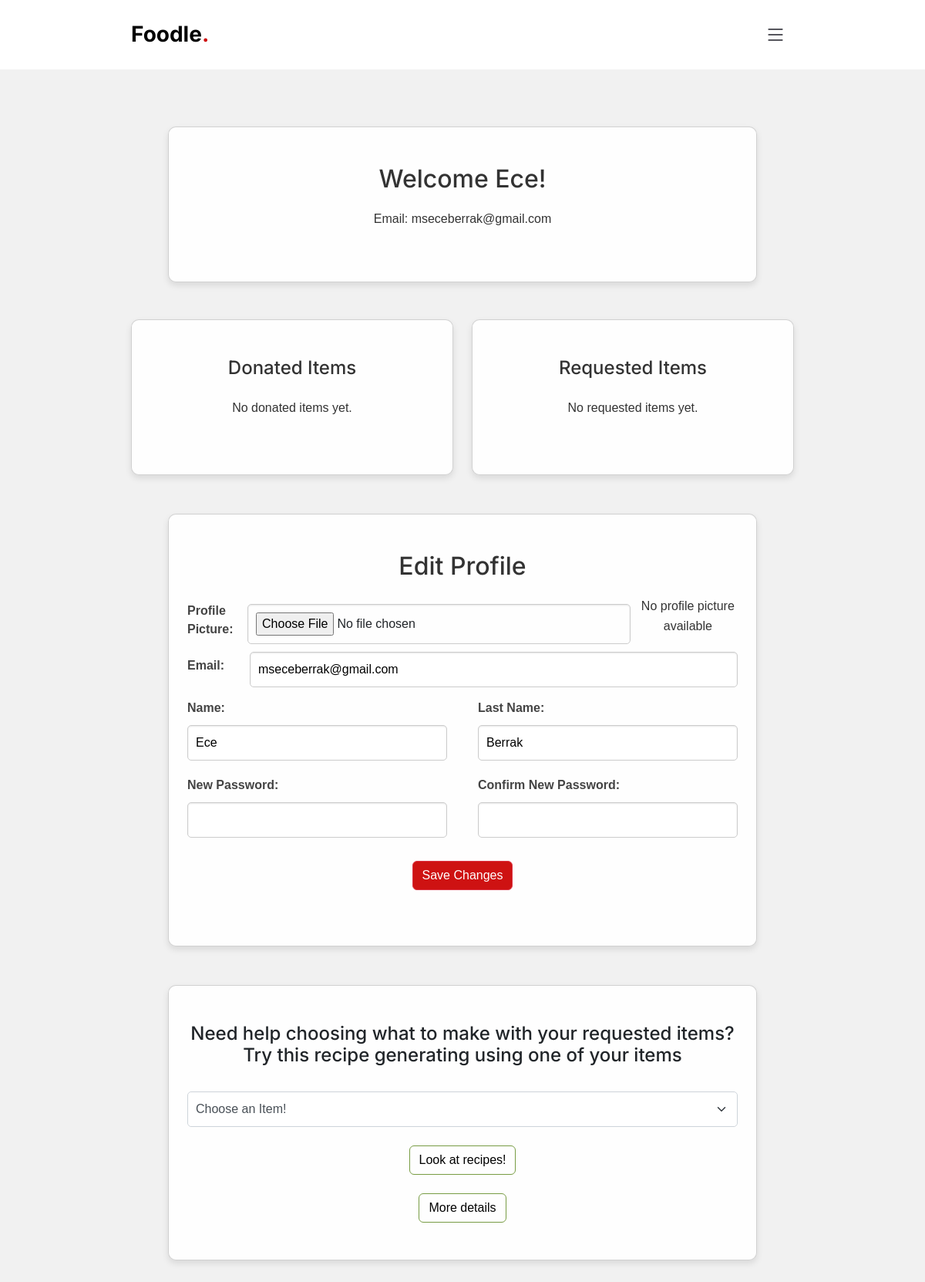
The page /profile (signed in) on the database its author committed.
### app.py (models this page shows, shortened)
class User(db.Model, UserMixin):
    id = db.Column(db.Integer, primary_key=True)
    name = db.Column(db.String(255))
    last_name = db.Column(db.String(255))
    email = db.Column(db.String(255), unique=True, nullable=False)
    password_hash = db.Column(db.String(255), nullable=False)
    email_verification_token = db.Column(db.String(255))
    is_verified = db.Column(db.Boolean, default=False)
    phoneNumber = db.Column(db.String(255))
    userdonations = db.relationship('Donation', backref='donor', lazy=True)
    profile_picture = db.Column(db.LargeBinary)
    reset_token = db.Column(db.String(255))
    donations = db.relationship('Donation', back_populates='user')

### app.py (the view, shortened to what this page needs)
@app.route('/profile', methods=['GET', 'POST'])
@login_required
def profile():
    user = current_user
    if not user.is_authenticated:
        return redirect(url_for('login'))
    donated_items = user.userdonations
    requested_items = Request.query.filter_by(email=user.email).all()
    return render_template('profile.html', user=user, donated_items=donated_items, requested_items=requested_items, retrieve_profile_picture=retrieve_profile_picture)

### app.py (called while the page is built)
@login_manager.user_loader
def load_user(user_id):
    return User.query.get(int(user_id))

### templates/profile.html (shortened to what this page needs)
{% extends "base.html" %}
{% block content %}
<br><br><br><br><br><br>
<div class="container">
    <div class="card mx-4 mx-md-5 shadow-5-strong">
        <div class="card-body py-5 px-md-4">
            <div class="row d-flex justify-content-center">
                <div class="col-md-8">
                    <div class="row align-items-center">
                        {% if user.profile_picture %}
                        <div class="col-md-4">
                            <img class="user-style-picture"
                                alt="Profile Picture" style="width: 100%; border-radius: 50%;">
                        </div>
                        <div class="col-md-8">
                            <div class="text-left">
                                <h1>Welcome {{ user.name }}!</h1>
                                <p>Email: {{ user.email }}</p>
                            </div>
                        </div>
                        {% else %}
                        <div class="col-12 text-center">
                            <h1>Welcome {{ user.name }}!</h1>
                            <p>Email: {{ user.email }}</p>
                        </div>
                        {% endif %}
                    </div>
                </div>
            </div>
        </div>
    </div>
    <div class="row mt-5">
        <div class="col-md-6 pr-1">
            <div class="card shadow-5-strong">
                <div class="card-body py-5 px-md-3 scrollable-card-body">
                    <div class="text-center">
                        <h2>Donated Items</h2>
                    </div>
                    <div class="row">
                        <div class="col">
                            {% if current_user.userdonations %}
                            <ul>
                                {% for donation in current_user.userdonations %}
                                <li>{{ donation.item_name }} - Quantity: {{ donation.quantity }} - Status: {{
                                    donation.status }}</li>
                                {% endfor %}
                            </ul>
                            {% else %}
                            <p>No donated items yet.</p>
                            {% endif %}
                        </div>
                    </div>
                </div>
            </div>
        </div>
        <div class="col-md-6 pl-1">
            <div class="card shadow-5-strong">
                <div class="card-body py-5 px-md-3 scrollable-card-body">
                    <div class="text-center">
                        <h2>Requested Items</h2>
                    </div>
                    <div class="row">
                        <div class="col">
                            {% if requested_items %}
                            <ul>
                                {% for item in requested_items %}
                                <li>{{ item.item_name }} - Quantity: {{ item.quantity }} - Status: {{ item.status }}
                                </li>
                                {% endfor %}
                            </ul>
                            {% else %}
                            <p>No requested items yet.</p>
                            {% endif %}
                        </div>
                    </div>
                </div>
            </div>
        </div>
    </div>
    <div class="card mx-4 mx-md-5 shadow-5-strong" style="margin-top: 20px; ">
        <div class="card-body py-5 px-md-4">
            <div class="row d-flex justify-content-center">
                <div class="text-center">
                    <h1>Edit Profile</h1>
                </div>
                <div class="text-right">
                    <form method="post" action="{{ url_for('profile') }}" enctype="multipart/form-data">
                        <div class="profile-container">
                            <label for="profile_picture" class="profile-label">Profile Picture:</label>
                            <input type="file" id="profile_picture" name="profile_picture" class="profile-input" style="margin-right:10px">
                            {% if user.profile_picture %}
                            <img class="profile-style-picture"
                                alt="Profile Picture" style="width: 100px; border-radius: 50%; margin-top: 10px; margin-left: 10px">
                            {% else %}
                            <p>No profile picture available</p>
                            {% endif %}
                        </div>
                        <div class="profile-container">
                            <label for="email" class="profile-label" style="margin-right:33px">Email:</label>
                            <input type="email" id="email" name="email" value="{{ user.email }}" class="profile-input">
                        </div>
                        <div class="profile-container" style="margin-top:15px">
                            <div class="profile-left-column">
                                <label for="name" class="profile-label">Name:</label>
                                <input type="text" id="name" name="name" value="{{ user.name }}" class="profile-input">
                            </div>
                            <div class="profile-right-column">
                                <label for="last_name" class="profile-label">Last Name:</label>
                                <input type="text" id="last_name" name="last_name" value="{{ user.last_name }}"
                                    class="profile-input">
                            </div>
                        </div>
                        <div class="profile-container" style="margin-top:20px">
                            <div class="profile-left-column">
                                <label for="password" class="profile-label">New Password:</label>
                                <input type="password" id="password" name="password" class="profile-input">
                            </div>
                            <div class="profile-right-column">
                                <label for="confirm_password" class="profile-label">Confirm New Password:</label>
                                <input type="password" id="confirm_password" name="confirm_password"
                                    class="profile-input">
                            </div>
                        </div>
                        <div class="profile-container" style="margin-top:30px">
                            <button type="submit" class="btn btn-danger btn-block mb-4"
                                style="display: block; margin: 0 auto;">Save Changes</button>
                        </div>
                    </form>
                </div>
            </div>
        </div>
    </div>
    <div class="card mx-4 mx-md-5 shadow-5-strong" style="margin-top: 50px; margin-bottom: 50px;">
        <div class="card-body py-5 px-md-4">
            <div class="text-center">
                <h4>Need help choosing what to make with your requested items? Try this recipe generating using one of
                    your items</h4><br>
                <form action="/profile" method="POST">
                    <select class="form-select" aria-label="Default select example" name="selected">
                        <option value="">Choose an Item!</option>
                    </select><br>
                    <button type="submit" class="btn btn-outline-success" name="recipe">Look at recipes!</button>
                </form>
                <br>
                <button type="button" class="btn btn-outline-success" data-bs-toggle="modal"
                    data-bs-target="#exampleModal">
                    More details
                </button>
            </div>
        </div>
    </div>
</div>
{%endblock%}

### static/assets/css/main.css (style rules this page uses)
.scrollable-card-body { height: 200px; overflow-y: auto; }
.btn-danger { background-color: #ce1212; color:white }
.btn-outline-success { border-color:#789c44; border-width: 1.5px; color:black; }
:root { --font-default: "Open Sans", system-ui, -apple-system, "Segoe UI", Roboto, "Helvetica Neue", Arial, "Noto Sans", "Liberation Sans", sans-serif, "Apple Color Emoji", "Segoe UI Emoji", "Segoe UI Symbol", "Noto Color Emoji"; --font-primary: "Amatic SC", sans-serif; --font-secondary: "Inter", sans-serif; }
:root { --color-default: #212529; --color-primary: #ce1212; --color-secondary: #37373f; }
:root { scroll-behavior: smooth; }
body { font-family: var(--font-default); color: var(--color-default); }
h1, h2, h3, h4, h5, h6 { font-family: var(--font-secondary); }
.profile-container { display: flex; justify-content: space-between; align-items: center; }
.profile-left-column { flex: 1; margin-right: 10px; }
.profile-right-column { flex:1; }
.profile-label { display: block; margin-bottom: 5px; font-weight: bold; }
.profile-input { width: 100%; padding: 8px; border: 1px solid #ccc; border-radius: 5px; box-sizing: border-box; }

### templates/profile.html (style rules this page uses)
body { background: #f1f1f1; font-family: Arial, sans-serif; }
.container { max-width: 900px; margin: auto; padding: 20px; }
.card { background: hsla(0, 0%, 100%, 0.9); backdrop-filter: blur(30px); box-shadow: 0 4px 8px rgba(0, 0, 0, 0.1); border-radius: 10px; overflow: hidden; margin-bottom: 30px; }
.card-body { padding: 20px; }
.card h1, .card h2, .card p { color: #333; margin-bottom: 20px; }
.card h1 { font-size: 2em; text-align: center; }
.card h2 { font-size: 1.5em; text-align: center; margin-bottom: 1em; }
.card p { font-size: 1em; line-height: 1.6; text-align: center; }
.profile-container { display: flex; justify-content: space-between; align-items: center; }
.profile-left-column, .profile-right-column { flex: 1; }
.profile-left-column { margin-right: 20px; }
.profile-right-column { margin-left: 20px; }
.profile-label { display: block; margin-bottom: 10px; font-weight: bold; color: #444; }
.profile-input { width: 100%; padding: 10px; border: 1px solid #ccc; border-radius: 5px; box-shadow: inset 0 1px 2px rgba(0, 0, 0, 0.1); }
.scrollable-card-body { max-height: 300px; overflow-y: auto; padding-right: 15px; }
.form-select { display: block; width: 100%; padding: 10px; font-size: 1rem; line-height: 1.5; color: #495057; background-color: #fff; background-clip: padding-box; border: 1px solid #ced4da; border-radius: 5px; transition: border-color .15s ease-in-out, box-shadow .15s ease-in-out; }

### rows shown on the page
User: name "Ece", email "mseceberrak@gmail.com", last_name "Berrak"
